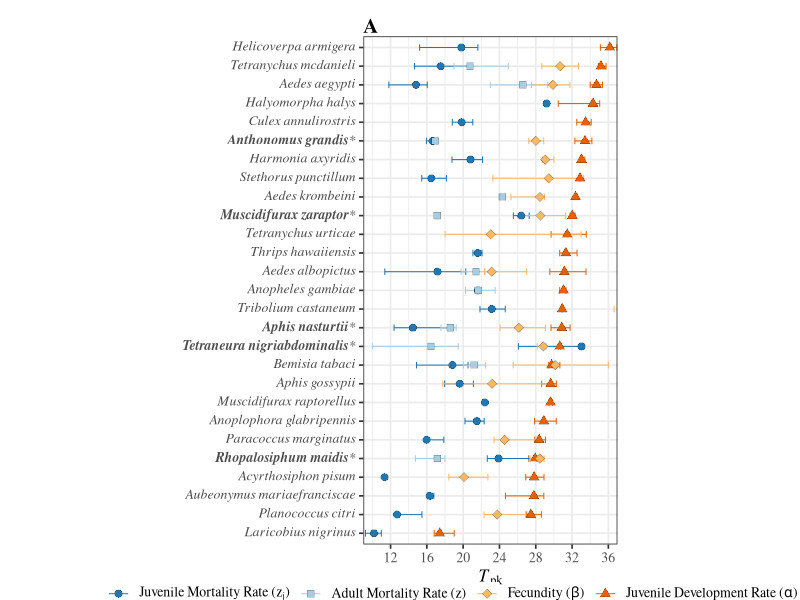
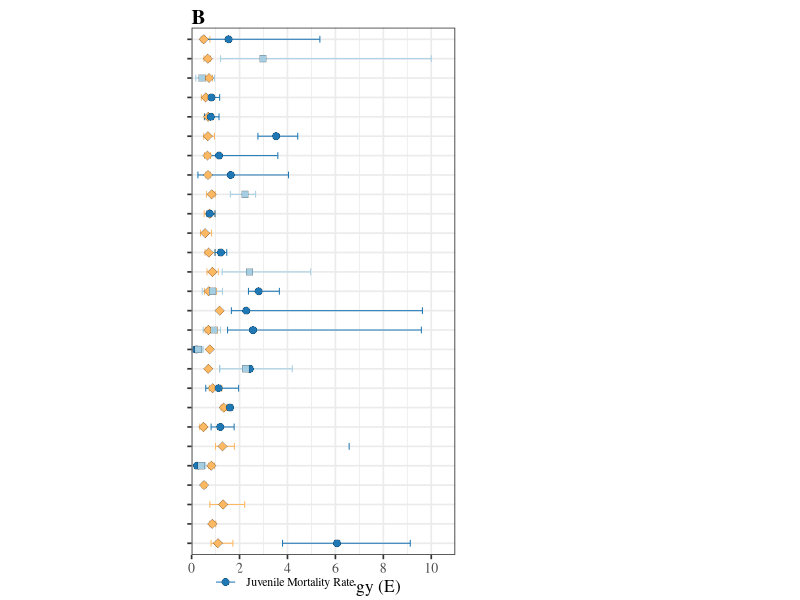

Recreate these plots in R, in order. (Note: this script raises an error after producing the figures.)
#%%%%%%%%%%%%%%%%%%%%%%%%%%%%%%%%%%%%%%%%%%%%%%%%%%#
#              Mismatch figures                    #
#%%%%%%%%%%%%%%%%%%%%%%%%%%%%%%%%%%%%%%%%%%%%%%%%%%#

require('tidyverse')
require('data.table')
require('car')
require('grDevices')
require('Cairo')
require('ggplot2')
require('ggpubr')
require('patchwork')
require('cowplot')
require('ggtext')


rm(list=ls())
graphics.off()

#Topt mismatch

alpha  <- as_tibble(read.csv('alpha_Tpks_AllParams.csv', header = TRUE))
# alpha  <- alpha %>% filter(X <= 38)
zj     <- as_tibble(read.csv('zj_Tpks_AllParams.csv', header = TRUE))
z      <- as_tibble(read.csv('z_Tpks_AllParams.csv', header = TRUE))
bpk    <- as_tibble(read.csv('bpk_Tpks_AllParams.csv', header = TRUE))

topt  <- rbind(alpha,zj,z,bpk)
toptz <- subset(topt, topt$param=="topt")
# toptz <- rename(toptz, trait=Trait)  

toptz$species <- as.factor(toptz$species)
toptz$trait   <- as.factor(toptz$trait)

levels(toptz$species)

toptz$trait <- fct_relevel(toptz$trait, "juvenile mortality rate")

toptz <- toptz %>% filter(param!= "rmax")

SpCount <- table(toptz$species)
RmSp <- names(SpCount)[which(SpCount==1)]

toptz <- filter(toptz, !(species %in% RmSp))

####Change name to add asterisk to match next fig
toptz$species <- as.character(toptz$species)
toptz$species[which(toptz$species=="Anthonomus grandis")] <- "**Anthonomus grandis***"
toptz$species[which(toptz$species=="Paracoccus marginatu")] <- "**Paracoccus marginatu***"
toptz$species[which(toptz$species=="Aphis nasturtii")] <- "**Aphis nasturtii***"
toptz$species[which(toptz$species=="Tetraneura nigriabdominalis")] <- "**Tetraneura nigriabdominalis***"
toptz$species[which(toptz$species=="Muscidifurax zaraptor")] <- "**Muscidifurax zaraptor***"
toptz$species[which(toptz$species=="Rhopalosiphum maidis")] <- "**Rhopalosiphum maidis***"


#order by developement alpha
alp <- subset(toptz, toptz$trait=="juvenile development rate")
SPorder <- alp$species[order(alp$estimate)]
toptz$species <- factor(toptz$species, levels=SPorder)

# All traits

fig5a <- ggplot(toptz, aes(estimate, species, shape=trait, colour=trait,fill=trait)) +
  geom_errorbar(aes(xmin = conf_lower, xmax = conf_upper),width=0.35,size=0.35) +
  geom_point(size = 2.5, col="#000000",stroke=0.1)+
  theme_bw(base_size = 12.5) +
  theme(axis.title.y = element_blank())+
  scale_x_continuous(expression(plain(paste("", italic(T)[pk]))),
                     limits =c(9,37),
                     expand = c(0, 0),
                     breaks=seq(12,36, by=4))+
  scale_fill_manual(labels = c(expression(plain(paste("Juvenile Mortality Rate (",z[j],")"))),
                               expression(plain(paste("Adult Mortality Rate (",z,")"))),
                               expression(plain(paste("Fecundity (",beta,")"))),
                               expression(plain(paste("Juvenile Development Rate (",alpha,")")))),
                    values = c("#1f78b4","#a6cee3","#fdb863","#e66101"),
                    name=expression(bold("")),
                    guide = guide_legend(nrow = 1,ncol =4,
                                         direction = "vertical",
                                         title.position = "top",
                                         title.hjust=0.5))+
  scale_colour_manual(labels = c(expression(plain(paste("Juvenile Mortality Rate (",z[j],")"))),
                                 expression(plain(paste("Adult Mortality Rate (",z,")"))),
                                 expression(plain(paste("Fecundity (",beta,")"))),
                                 expression(plain(paste("Juvenile Development Rate (",alpha,")")))),
                      values = c("#1f78b4","#a6cee3","#fdb863","#e66101"),
                      name=expression(bold("")),
                      guide = guide_legend(nrow=1,ncol=4,
                                           direction = "vertical",
                                           title.position = "top",
                                           title.hjust=0.5))+
  scale_shape_manual(labels = c(expression(plain(paste("Juvenile Mortality Rate (",z[j],")"))),
                                expression(plain(paste("Adult Mortality Rate (",z,")"))),
                                expression(plain(paste("Fecundity (",beta,")"))),
                                expression(plain(paste("Juvenile Development Rate (",alpha,")")))),
                     values = c(21,22,23,24),
                     name=expression(bold("")),
                     guide = guide_legend(nrow = 1,ncol =4,
                                          direction = "vertical",
                                          title.position = "top",
                                          title.hjust=0.5))+
  theme(legend.position = c(0.35,-0.1),legend.text = element_text(size = 10),
        axis.text.y = element_markdown(face = 'italic'))+
  theme(text=element_text(family="Times"))+
  theme(legend.margin=margin(t = -0.4, unit='cm'))+
  # coord_fixed(ratio = 1.5)
  theme(aspect.ratio=2)+
  ggtitle("A")+
  theme(plot.title=element_text(face="bold", size = 15, vjust = -1))

fig5a


###e mismatch ###
topte <- filter(topt, param =="e" )

#Add asterisk
topte$species <- as.character(topte$species)
topte$species[which(topte$species=="Anthonomus grandis")] <- "**Anthonomus grandis***"
topte$species[which(topte$species=="Paracoccus marginatu")] <- "**Paracoccus marginatu***"
topte$species[which(topte$species=="Aphis nasturtii")] <- "**Aphis nasturtii***"
topte$species[which(topte$species=="Tetraneura nigriabdominalis")] <- "**Tetraneura nigriabdominalis***"
topte$species[which(topte$species=="Muscidifurax zaraptor")] <- "**Muscidifurax zaraptor***"
topte$species[which(topte$species=="Rhopalosiphum maidis")] <- "**Rhopalosiphum maidis***"




topte <- mutate(topte, trait = case_when(trait =="adult mortality rate" ~ "Adult Mortality Rate",
                                         trait == "fecundity" ~ "Peak Fecundity",
                                         trait == "juvenile development rate" ~ "Development Rate",
                                         trait == "juvenile mortality rate" ~ "Juvenile Mortality Rate"))

TraitLevel <- c("Juvenile Mortality Rate", "Adult Mortality Rate","Peak Fecundity","Development Rate" )
topte$trait <- as.character(topte$trait)
topte$trait <- factor(topte$trait, levels = TraitLevel)
topte$species <- as.character(topte$species)
topte$species <- factor(topte$species, levels=SPorder)
topte <- na.omit(topte)


##remove species with 1 trait
SpCount <- table(topte$species)
# RmSp <- names(SpCount)[which(SpCount==1)]
# topte <- filter(topte, !(species %in% RmSp))


fig5b <- ggplot(topte, aes(estimate, species, shape=trait, colour=trait,fill=trait)) +
  geom_errorbar(aes(xmin = conf_lower, xmax = conf_upper),width=0.35,size=0.35) +
  geom_point(size = 2.5, col="#000000",stroke=0.1)+
  theme_bw(base_size = 12.5) +
  theme(axis.title.y = element_blank())+
  scale_x_continuous(expression(plain(paste("Activation Energy (",E,")"))),
                     limits =c(0,11),
                     expand = c(0, 0),
                     breaks=seq(-20,36, by=2))+
  scale_fill_manual(values = c("#1f78b4","#a6cee3","#fdb863","#e66101"),
                    name=expression(bold("")))+
  scale_colour_manual(values = c("#1f78b4","#a6cee3","#fdb863","#e66101"),
                      name=expression(bold("")),
                      guide = guide_legend(nrow=1,ncol=4,
                                           direction = "vertical",
                                           title.position = "top",
                                           title.hjust=0.5))+
  scale_shape_manual(values = c(21,22,23,24),
                     name=expression(bold("")),
                     guide = guide_legend(nrow = 1,ncol =4,
                                          direction = "vertical",
                                          title.position = "top",
                                          title.hjust=0.5))+
  theme(legend.position = c(0.35,-0.1),legend.text = element_text(size = 8.5),
        axis.text.y = element_markdown(face = 'italic'))+
  theme(text=element_text(family="Times"))+
  theme(legend.margin=margin(t = -0.4, unit='cm'))+
  theme(axis.text.y=element_blank())+
  theme(plot.margin=margin(l=-4,unit="cm"))+
  # coord_fixed(ratio = 1.5)
  theme(aspect.ratio=2)+
  ggtitle("B")+
  theme(plot.title=element_text(face="bold", size = 15, vjust = -1))

fig5b

# plotMain <- plot_grid(fig5a+theme(legend.position="none")
#                   ,fig5b+theme(legend.position="none")
#                   , ncol=2)

plotMain <- fig5a+theme(legend.position="none")+fig5b+theme(legend.position="none")
# plotMain
legend <- get_legend(fig5a+theme(legend.position = "bottom"))

#custom legend for fig1
# legend <- get_legend(fig5a+theme(legend.position = "bottom")
#                      +guides(fill=guide_legend(nrow=2,byrow=TRUE),
#                              colour=guide_legend(nrow=2,byrow=TRUE),
#                              shape=guide_legend(nrow=2,byrow=TRUE)))
# save(legend, file="../results/legend.rda")

plotMain <- plot_grid(plotMain, NULL, rel_widths = c(1,0.2))
  
fig5 <- plot_grid(plotMain, legend,ncol = 1, rel_heights = c(1, 0.1))

# 
save_plot(fig5, file="../results/Fig5.pdf",
          base_height=15,base_asp=1.5, units="cm")
